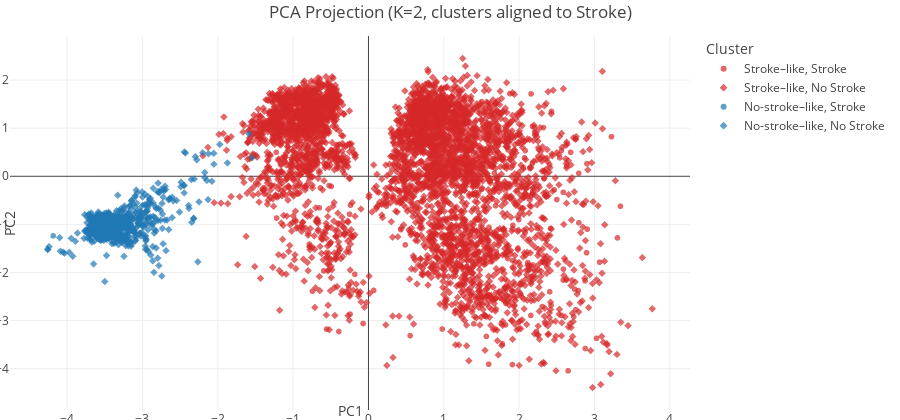

Write notebook code for a chart like this one.
### Markdown cell above
### Reflection
• Age shows a clear upward trend, indicating that most values rise gradually with age distribution.
• Glucose and BMI appear widely scattered without a strong visible pattern, suggesting only weak relationships between these variables.
• A few extreme points in glucose and BMI may represent outliers or patients with special metabolic conditions.
• Overall, the variables are mostly independent, meaning each provides distinct information for understanding stroke risk.

### Code cell
# --- Diagnostic Test 3: Clustering of Patients by Risk Profile ---
import re
import numpy as np
import pandas as pd
import plotly.express as px
from sklearn.preprocessing import StandardScaler
from sklearn.cluster import KMeans
from sklearn.decomposition import PCA
from sklearn.metrics import silhouette_score

# ---- set your target column name here ----
TARGET = "Stroke"

# ---- helper: detect ID-like columns to drop ----
def id_like_columns(cols):
    patt = re.compile(r"(?:^|_)(id|uuid|index|patient|record|case)(?:$|_)", re.I)
    return {c for c in cols if patt.search(str(c))}

# 1) Guard: target must exist
if TARGET not in df.columns:
    raise ValueError(f"Required target column '{TARGET}' not found in DataFrame.")

# 2) Drop target + ID-like columns
drop_cols = id_like_columns(df.columns)
drop_cols.add(TARGET)
X_all = df.drop(columns=list(drop_cols), errors="ignore").copy()

# 3) One-hot encode any non-numeric columns (booleans are already numeric)
non_num = X_all.select_dtypes(exclude=[np.number]).columns.tolist()
if non_num:
    X_all = pd.get_dummies(X_all, columns=non_num, drop_first=True)

# 4) Clean rows (remove inf / NaN)
X_all = X_all.replace([np.inf, -np.inf], np.nan).dropna(axis=0)
if X_all.empty or X_all.shape[1] < 2:
    raise ValueError("Not enough usable features after preprocessing to run clustering.")

# Align y (Stroke) to remaining rows
y_stroke = pd.to_numeric(df.loc[X_all.index, TARGET], errors="coerce").fillna(0).astype(int)

# 5) Standardize features
scaler = StandardScaler()
X_std = scaler.fit_transform(X_all)

# 6) KMeans (k=2)
k = 2
km = KMeans(n_clusters=k, n_init="auto", random_state=42)
raw_labels = km.fit_predict(X_std)

# 7) Align clusters to stroke prevalence (label with higher stroke rate -> 1 "Stroke-like")
rates = []
for cl in range(k):
    mask = (raw_labels == cl)
    rates.append(y_stroke[mask].mean() if mask.any() else 0.0)
stroke_like = int(np.argmax(rates))
remap = {1 - stroke_like: 0, stroke_like: 1}
aligned_labels = np.vectorize(remap.get)(raw_labels)
legend_map = {0: "No-stroke–like", 1: "Stroke–like"}

# 8) Silhouette score
sil = silhouette_score(X_std, raw_labels) if len(X_std) > k else np.nan
print(f"Silhouette score (k=2): {sil:.3f}")

# 9) PCA projection for visualization
pca = PCA(n_components=2, random_state=42)
XY = pca.fit_transform(X_std)
plot_df = pd.DataFrame(XY, columns=["PC1", "PC2"], index=X_all.index)
plot_df["Cluster"] = aligned_labels
plot_df["Stroke"] = y_stroke.map({0: "No Stroke", 1: "Stroke"})

# 10) Interactive scatter
fig_scatter = px.scatter(
    plot_df, x="PC1", y="PC2",
    color=plot_df["Cluster"].map(legend_map),
    color_discrete_map={legend_map[i]: ["#1f77b4", "#d62728"][i] for i in [0, 1]},
    symbol="Stroke", opacity=0.70,
    title="PCA Projection (K=2, clusters aligned to Stroke)",
)
fig_scatter.update_layout(height=420, margin=dict(t=36, b=10, l=10, r=10), legend_title_text="Cluster")
fig_scatter.show()

# 11) Quick cluster summary
summary = (
    pd.DataFrame({"Cluster": aligned_labels, "Stroke": y_stroke}, index=X_all.index)
    .groupby("Cluster")
    .agg(N=("Stroke", "size"), Stroke_Rate_pct=("Stroke", lambda s: 100*s.mean()))
    .assign(Label=lambda d: d.index.map(legend_map))
    .round({"Stroke_Rate_pct": 2})
    .reset_index(drop=True)
)[["Label", "N", "Stroke_Rate_pct"]]

display(summary)

### Figure 1 — Plotly figure (JSON) as saved in the notebook; plotly's stock layout.template omitted (floating-point values rounded to 4 significant figures; data arrays with more than 128 entries replaced by an {"elided": "..."} marker saying what was removed)
{"data": [{"hovertemplate": "color=Stroke–like<br>Stroke=Stroke<br>PC1=%{x}<br>PC2=%{y}<extra></extra>", "legendgroup": "Stroke–like, Stroke", "marker": {"color": "#d62728", "opacity": 0.7, "symbol": "circle"}, "mode": "markers", "name": "Stroke–like, Stroke", "showlegend": true, "type": "scattergl", "x": {"elided": "247 float values"}, "xaxis": "x", "y": {"elided": "247 float values"}, "yaxis": "y"}, {"hovertemplate": "color=Stroke–like<br>Stroke=No Stroke<br>PC1=%{x}<br>PC2=%{y}<extra></extra>", "legendgroup": "Stroke–like, No Stroke", "marker": {"color": "#d62728", "opacity": 0.7, "symbol": "diamond"}, "mode": "markers", "name": "Stroke–like, No Stroke", "showlegend": true, "type": "scattergl", "x": {"elided": "4153 float values"}, "xaxis": "x", "y": {"elided": "4153 float values"}, "yaxis": "y"}, {"hovertemplate": "color=No-stroke–like<br>Stroke=Stroke<br>PC1=%{x}<br>PC2=%{y}<extra></extra>", "legendgroup": "No-stroke–like, Stroke", "marker": {"color": "#1f77b4", "opacity": 0.7, "symbol": "circle"}, "mode": "markers", "name": "No-stroke–like, Stroke", "showlegend": true, "type": "scattergl", "x": [-4.186, -2.985], "xaxis": "x", "y": [-1.239, -0.5922], "yaxis": "y"}, {"hovertemplate": "color=No-stroke–like<br>Stroke=No Stroke<br>PC1=%{x}<br>PC2=%{y}<extra></extra>", "legendgroup": "No-stroke–like, No Stroke", "marker": {"color": "#1f77b4", "opacity": 0.7, "symbol": "diamond"}, "mode": "markers", "name": "No-stroke–like, No Stroke", "showlegend": true, "type": "scattergl", "x": {"elided": "708 float values"}, "xaxis": "x", "y": {"elided": "708 float values"}, "yaxis": "y"}], "layout": {"height": 420, "legend": {"title": {"text": "Cluster"}, "tracegroupgap": 0}, "margin": {"b": 10, "l": 10, "r": 10, "t": 36}, "title": {"text": "PCA Projection (K=2, clusters aligned to Stroke)"}, "xaxis": {"anchor": "y", "domain": [0, 1], "title": {"text": "PC1"}}, "yaxis": {"anchor": "x", "domain": [0, 1], "title": {"text": "PC2"}}}}
